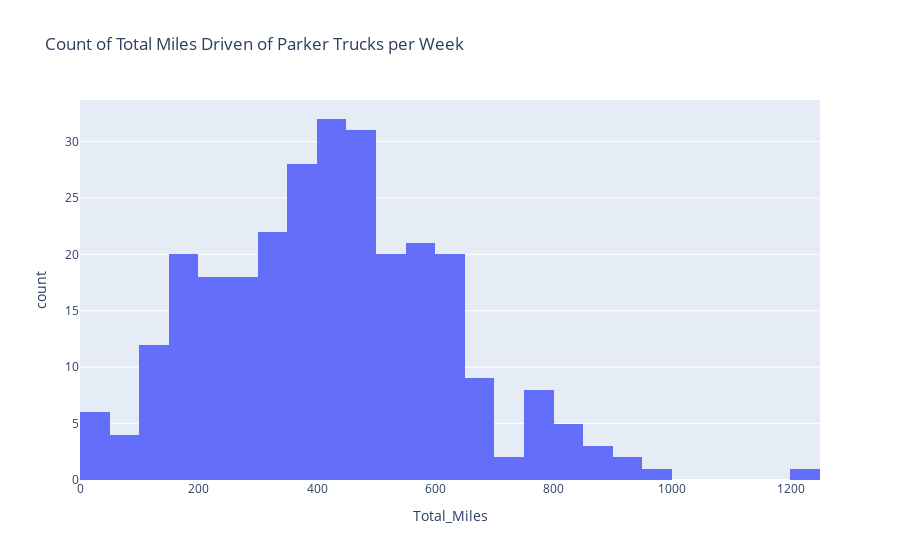

The code cell stored with this chart in its notebook:
### Code cell
PK1 = px.histogram(PK, x='Total_Miles', title = "Count of Total Miles Driven of Parker Trucks per Week")
PK1.show()

### Figure 1 — Plotly figure (JSON) as saved in the notebook; plotly's stock layout.template omitted (floating-point values rounded to 4 significant figures; data arrays with more than 128 entries replaced by an {"elided": "..."} marker saying what was removed)
{"data": [{"alignmentgroup": "True", "bingroup": "x", "hovertemplate": "Total_Miles=%{x}<br>count=%{y}<extra></extra>", "legendgroup": "", "marker": {"color": "#636efa", "pattern": {"shape": ""}}, "name": "", "offsetgroup": "", "orientation": "v", "showlegend": false, "type": "histogram", "x": {"elided": "283 int values"}, "xaxis": "x", "yaxis": "y"}], "layout": {"barmode": "relative", "legend": {"tracegroupgap": 0}, "title": {"text": "Count of Total Miles Driven of Parker Trucks per Week"}, "xaxis": {"anchor": "y", "domain": [0, 1], "title": {"text": "Total_Miles"}}, "yaxis": {"anchor": "x", "domain": [0, 1], "title": {"text": "count"}}}}
